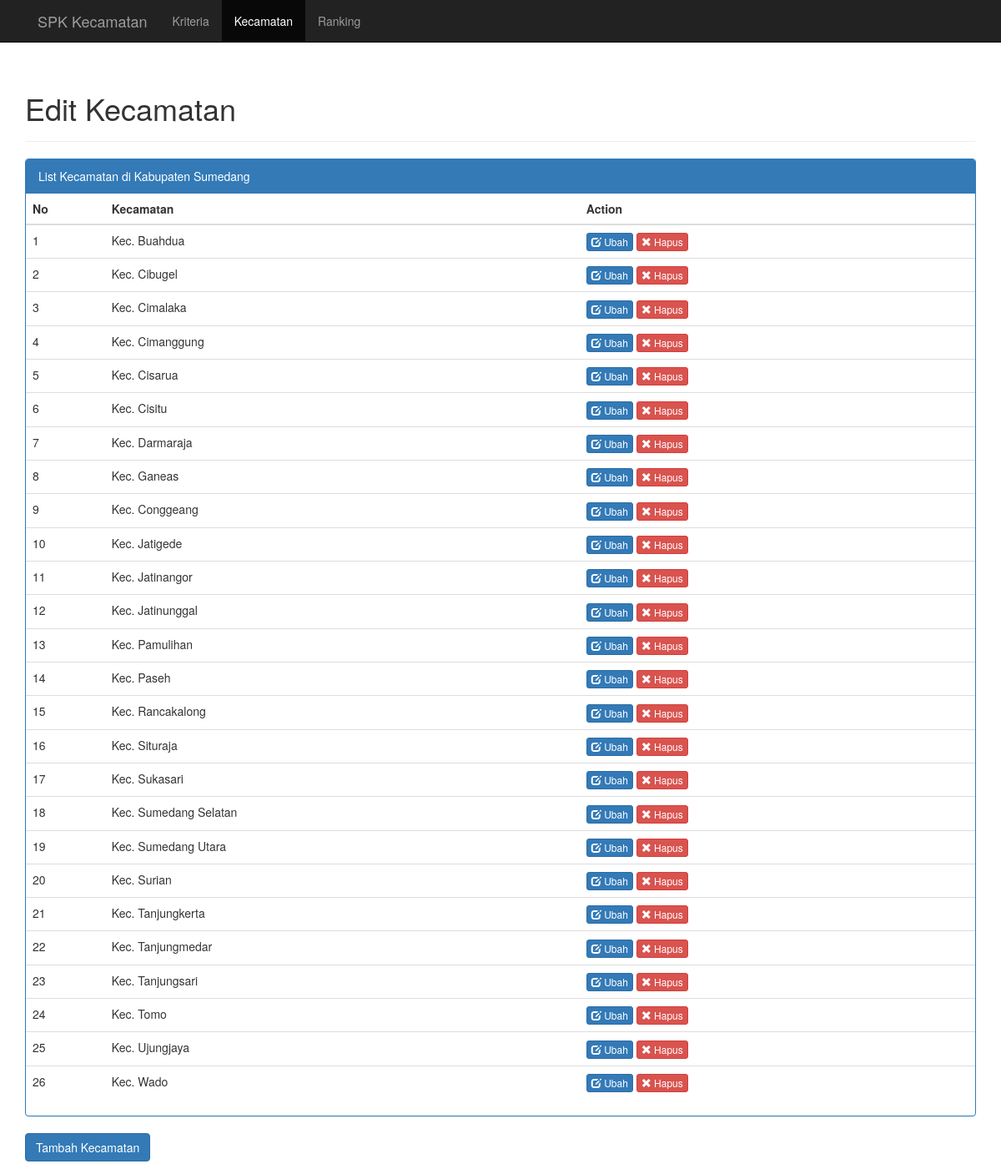
The app's page /index.php/kecamatan with its own data.
### tables this page shows
CREATE TABLE `kecamatan` (
  `kdKecamatan` int(11) NOT NULL,
  `kecamatan` varchar(50) DEFAULT NULL
);

### application/helpers/General_helper.php (called while the page is built, shortened)
<?php
if (!function_exists('loadPage')) {
    function loadPage($view, $vars=array()){
        $data['view'] = $view;
        $data['data'] = $vars;
        $CI = &get_instance();
        return $CI->load->view('layouts/layout', $data);
    }
}

### application/controllers/Kecamatan.php (called while the page is built, shortened)
<?php
class Kecamatan extends MY_Controller
{
    public function index()
    {
        $data['kecamatan'] = $this->MKecamatan->getAll();
        loadPage('kecamatan/index', $data);
    }
}

### index.php (called while the page is built, shortened)
<?php
require_once BASEPATH.'core/CodeIgniter.php';

### application/models/MKecamatan.php (called while the page is built, shortened)
<?php
class MKecamatan extends CI_Model{
    private function getTable(){
        return 'kecamatan';
    }
    public function getAll()
    {
        $kecamatan = array();
        $query = $this->db->get($this->getTable());
        if($query->num_rows() > 0){
            foreach ($query->result() as $row) {
                $kecamatan[] = $row;
            }
        }
        return $kecamatan;
    }
}

### application/views/kecamatan/index.php (the view, shortened to what this page needs)
<div class="page-header">
    <h1>Edit Kecamatan</h1>
</div>
<div class="col-lg-12">
    <div class="row">
        <div class="panel panel-primary">
            <div class="panel-heading">List Kecamatan di Kabupaten Sumedang</div>
            <div class="panel-content">
                <div class="table-responsive">
                    <table class="table table-hover">
                        <thead>
                        <tr>
                            <th class="col-md-1">No</th>
                            <th class="col-md-6">Kecamatan</th>
                            <th class="col-md-5 ">Action</th>
                        </tr>
                        </thead>
                        <tbody>
                        <?php
                        $no = 1;
                        if (isset($kecamatan)) {
                            foreach ($kecamatan as $item) {
                                ?>
                                <tr>
                                    <td><?php echo $no++ ?></td>
                                    <td><?php echo $item->kecamatan ?></td>
                                    <td>
                                        <a class="btn btn-primary btn-xs"
                                           href="<?php echo site_url('kecamatan/tambah/' . $item->kdKecamatan) ?>"
                                           role="button">
                                            <span class="glyphicon glyphicon-edit" aria-hidden="true"></span> Ubah
                                        </a>
                                        <button type="button" data-toggle="modal" class="btn btn-danger btn-xs"
                                                data-target="#modalDelete">
                                            <span class="glyphicon glyphicon-remove" aria-hidden="true"></span> Hapus
                                        </button>
                                    </td>
                                </tr>
                                <?php
                            }
                        }
                        ?>
                        </tbody>
                    </table>
                </div>
            </div>
        </div>
    </div>
    <div class="row">
        <div class="form-group">
            <a href="<?php echo site_url('kecamatan/tambah') ?>" type="button" class="btn btn-primary">Tambah
                Kecamatan</a>
        </div>
    </div>
</div>

### application/views/layouts/layout.php (shortened to what this page needs)
<!doctype html>
<html lang="en">
<head>
    <?php
        $this->page->generateCss();
    ?>
</head>
<body>
    <div class="wrapper">
        <nav class="navbar navbar-inverse navbar-fixed-top ">
            <div class="container">
                <div class="container-fluid">
                    <div class="navbar-header">
                        <a class="navbar-brand active" href="<?php echo site_url()?>">SPK Kecamatan</a>
                    </div>
                    <div class="collapse navbar-collapse" id="bs-example-navbar-collapse-1">
                        <ul class="nav navbar-nav">
                            <li
                            ><a href="<?php echo site_url('kriteria');?>">Kriteria</a></li>
                            <li
                            <li
                                <?php if( $this->uri->segment(1) == 'kecamatan'){
                                    ?>
                                    class="active"
                                    <?php
                                }?>
                            ><a href="<?php echo site_url('kecamatan');?>">Kecamatan</a></li>
                            <li
                            ><a href="<?php echo site_url('rangking');?>">Ranking</a></li>
                        </ul>
                    </div>
                </div>
            </div>
        </nav>
    </div>
    <div class="container">
            <?php $this->load->view($view,$data);?>
    </div>
</body>
</html>

### application/libraries/Page.php (shortened to what this page needs)
<?php if (!defined('BASEPATH')) exit('No direct script access allowed');
class Page{
    private $data = array();
    public function setLoadCss($css)
    {
        if (!isset($this->data['loadCss'])) {
            $this->data['loadCss']= array();
        } else {
            $this->insertCss($css);
        }
    }
    public function generateCss()
    {
        if(isset($this->data['loadCss'])){
            foreach ($this->data['loadCss'] as $css) {
                echo "<link rel=\"stylesheet\" href=\"". site_url($css).".css\">".PHP_EOL;
            }
        }
    }
    public function insertCss($css)
    {
        $index = count($this->data['loadCss']);
        if (is_array($css)) {
            foreach ($css as $item) {
                $this->data['loadCss'][$index] = $item;
                $index++;
            }
        } else {
            $this->data['loadCss'][$index] = $css;
        }
    }
}

### application/views/layouts/layout.php (style rules this page uses)
body { padding-top: 70px; }

### records on screen
kecamatan: kecamatan "Kec. Buahdua"
kecamatan: kecamatan "Kec. Cibugel"
kecamatan: kecamatan "Kec. Cimalaka"
kecamatan: kecamatan "Kec. Cimanggung"
kecamatan: kecamatan "Kec. Cisarua"
kecamatan: kecamatan "Kec. Cisitu"
kecamatan: kecamatan "Kec. Darmaraja"
kecamatan: kecamatan "Kec. Ganeas"
kecamatan: kecamatan "Kec. Conggeang"
kecamatan: kecamatan "Kec. Jatigede"
kecamatan: kecamatan "Kec. Jatinangor"
kecamatan: kecamatan "Kec. Jatinunggal"
kecamatan: kecamatan "Kec. Pamulihan"
kecamatan: kecamatan "Kec. Paseh"
kecamatan: kecamatan "Kec. Rancakalong"
kecamatan: kecamatan "Kec. Situraja"
kecamatan: kecamatan "Kec. Sukasari"
kecamatan: kecamatan "Kec. Sumedang Selatan"
kecamatan: kecamatan "Kec. Sumedang Utara"
kecamatan: kecamatan "Kec. Surian"
kecamatan: kecamatan "Kec. Tanjungkerta"
kecamatan: kecamatan "Kec. Tanjungmedar"
kecamatan: kecamatan "Kec. Tanjungsari"
kecamatan: kecamatan "Kec. Tomo"
kecamatan: kecamatan "Kec. Ujungjaya"
kecamatan: kecamatan "Kec. Wado"
